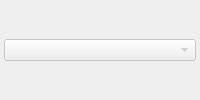
<?xml version='1.0' encoding='utf-8'?>
<ui version="4.0">
 <class>SelectionLayer</class>
 <widget class="QWidget" name="SelectionLayer">
  <layout class="QHBoxLayout" name="layout">
   <property name="leftMargin"><number>4</number></property>
   <property name="topMargin"><number>0</number></property>
   <property name="rightMargin"><number>4</number></property>
   <property name="bottomMargin"><number>0</number></property>
   <item><widget class="QComboBox" name="layerCombo">
    <property name="minimumSize"><size><width>160</width><height>0</height></size></property>
    <property name="toolTip"><string>设置选中对象所属图层</string></property>
    <property name="enabled"><bool>false</bool></property>
   </widget></item>
  </layout>
 </widget>
 <resources />
 <connections />
</ui>
